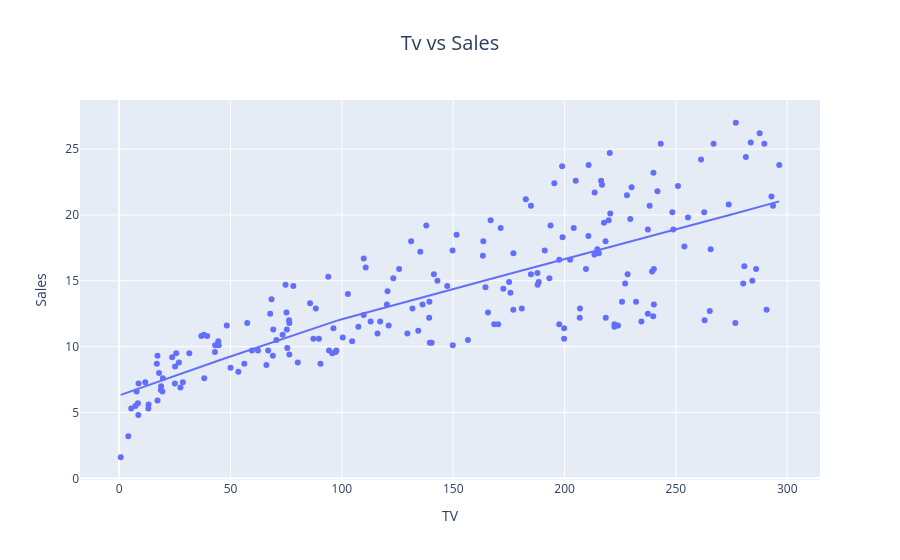
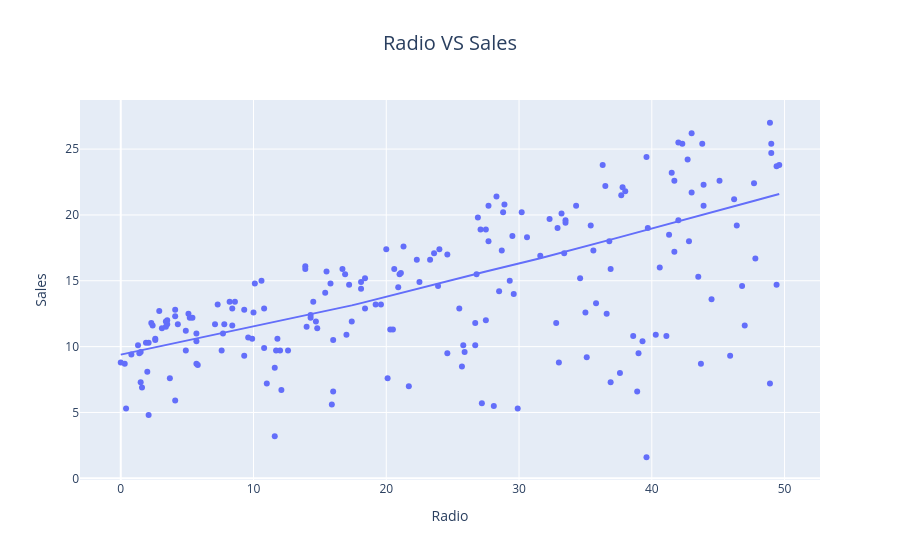

Notebook code for these charts, in order:
### Code cell
fig = px.scatter(
    data , 
    x = 'TV' , 
    y = 'Sales' , 
    trendline="lowess" , 
    title = "Tv vs Sales " , 
    labels = {'Sales': 'Sales', 'TV': 'TV'}, 
    color_discrete_sequence = ['#636EFA']) 
fig.update_layout(
    title_font_size = 20, 
    title_x = 0.5) 
fig.show() 

fig= px.scatter(
    data , 
    x = 'Radio' , 
    y = 'Sales' , 
    trendline="lowess" , 
    title = 'Radio VS Sales' , 
    labels = {'Sales': 'Sales', 'Radio': 'Radio'}, 
    color_discrete_sequence = ['#636EFA']) 
fig.update_layout(
    title_font_size = 20, 
    title_x = 0.5) 
fig.show()

### Figure 1 — Plotly figure (JSON) as saved in the notebook; plotly's stock layout.template omitted (floating-point values rounded to 4 significant figures; data arrays with more than 128 entries replaced by an {"elided": "..."} marker saying what was removed)
{"data": [{"hovertemplate": "TV=%{x}<br>Sales=%{y}<extra></extra>", "legendgroup": "", "marker": {"color": "#636EFA", "symbol": "circle"}, "mode": "markers", "name": "", "orientation": "v", "showlegend": false, "type": "scatter", "x": {"elided": "200 float values"}, "xaxis": "x", "y": {"elided": "200 float values"}, "yaxis": "y"}, {"hovertemplate": "<b>LOWESS trendline</b><br><br>TV=%{x}<br>Sales=%{y} <b>(trend)</b><extra></extra>", "legendgroup": "", "marker": {"color": "#636EFA", "symbol": "circle"}, "mode": "lines", "name": "", "showlegend": false, "type": "scatter", "x": {"elided": "200 float values"}, "xaxis": "x", "y": {"elided": "200 float values"}, "yaxis": "y"}], "layout": {"legend": {"tracegroupgap": 0}, "title": {"font": {"size": 20}, "text": "Tv vs Sales ", "x": 0.5}, "xaxis": {"anchor": "y", "domain": [0, 1], "title": {"text": "TV"}}, "yaxis": {"anchor": "x", "domain": [0, 1], "title": {"text": "Sales"}}}}

### Figure 2 — Plotly figure (JSON) as saved in the notebook; plotly's stock layout.template omitted (floating-point values rounded to 4 significant figures; data arrays with more than 128 entries replaced by an {"elided": "..."} marker saying what was removed)
{"data": [{"hovertemplate": "Radio=%{x}<br>Sales=%{y}<extra></extra>", "legendgroup": "", "marker": {"color": "#636EFA", "symbol": "circle"}, "mode": "markers", "name": "", "orientation": "v", "showlegend": false, "type": "scatter", "x": {"elided": "200 float values"}, "xaxis": "x", "y": {"elided": "200 float values"}, "yaxis": "y"}, {"hovertemplate": "<b>LOWESS trendline</b><br><br>Radio=%{x}<br>Sales=%{y} <b>(trend)</b><extra></extra>", "legendgroup": "", "marker": {"color": "#636EFA", "symbol": "circle"}, "mode": "lines", "name": "", "showlegend": false, "type": "scatter", "x": {"elided": "200 float values"}, "xaxis": "x", "y": {"elided": "200 float values"}, "yaxis": "y"}], "layout": {"legend": {"tracegroupgap": 0}, "title": {"font": {"size": 20}, "text": "Radio VS Sales", "x": 0.5}, "xaxis": {"anchor": "y", "domain": [0, 1], "title": {"text": "Radio"}}, "yaxis": {"anchor": "x", "domain": [0, 1], "title": {"text": "Sales"}}}}
